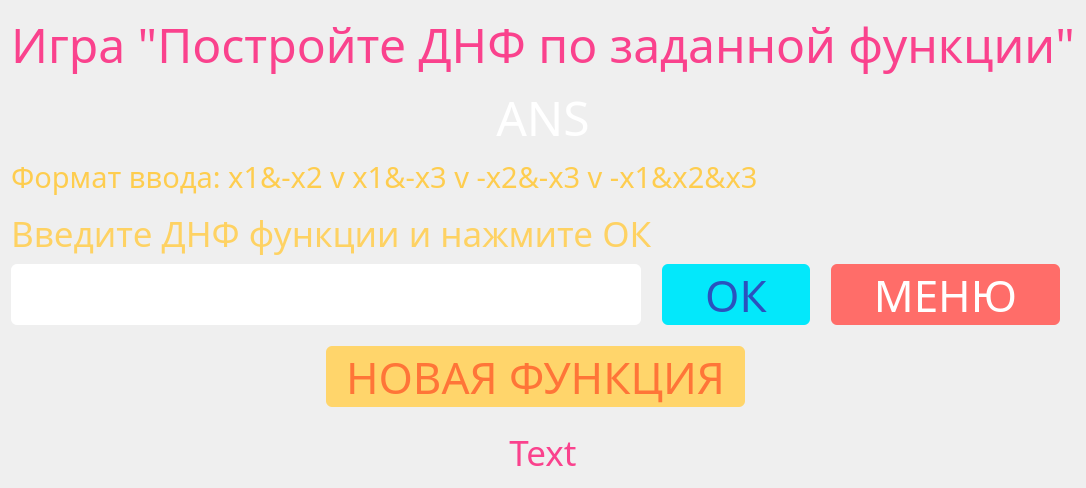
      <widget class="QWidget" name="page_6">
       <property name="styleSheet">
        <string notr="true">#page_6 {
background-color: #18011b;
color: #fff;
background-image: url(:/images/1.png)
}

#lineEdit_6input{
display: inline-block;	
	box-sizing: border-box;
	padding: 0 20px;
	margin: 0 15px 15px 0;
	outline: none;
	border: none;  
	border-radius: 6px;
	height: 40px;
	line-height: 40px;
	color: #18011b;
}

#label_6function{
 color: #fff;
}

#label_6_ans{
	color: #fa428d
}

QPushButton {
    display: inline-block;	
	box-sizing: border-box;
	padding: 0 20px;
	margin: 0 15px 15px 0;
	outline: none;
	border: none;  
	border-radius: 6px;
	color: #2a52be;
	background-color: #03e8fb;
	cursor: pointer;
	user-select: none;
	appearance: none;
	touch-action: manipulation;
}

QPushButton:hover {
  background-color: #ffd56b;
  color: #ff7538;
}

QPushButton:pressed {
	background-color: #AAAAAA;
    color: #fff;
}

QPushButton:enabled {
	pointer-events: none;
	opacity: 0;
}

QPushButton#pushButton_backtomenu6{
  background-color: #ff6d69;
  color: #fff;
}
QPushButton#pushButton_backtomenu6:hover{
  background-color: #ff3c36;
}
QPushButton#pushButton_backtomenu6:hover:pressed {
	background-color: #AAAAAA;
    color: #fff;
}
QPushButton#pushButton{
  background-color: #fa428d;
  color: #fff;
} 
QPushButton#restart6:enabled{
   background-color: #ffd56b;
   color: #ff7538;
}
QPushButton#restart6:enabled:hover {
	background-color: #AAAAAA;
    color: #fff;
}</string>
       </property>
       <layout class="QVBoxLayout" name="verticalLayout_8">
        <item>
         <widget class="QLabel" name="label_10">
          <property name="sizePolicy">
           <sizepolicy hsizetype="Preferred" vsizetype="Maximum">
            <horstretch>0</horstretch>
            <verstretch>0</verstretch>
           </sizepolicy>
          </property>
          <property name="font">
           <font>
            <family>XDRA Heavy</family>
            <pointsize>36</pointsize>
           </font>
          </property>
          <property name="text">
           <string>&lt;html&gt;&lt;head/&gt;&lt;body&gt;&lt;p&gt;&lt;span style=&quot; color:#fa428d;&quot;&gt;Игра &amp;quot;Постройте ДНФ по заданной функции&amp;quot;&lt;/span&gt;&lt;/p&gt;&lt;/body&gt;&lt;/html&gt;</string>
          </property>
          <property name="alignment">
           <set>Qt::AlignCenter</set>
          </property>
         </widget>
        </item>
        <item>
         <widget class="QLabel" name="label_6function">
          <property name="sizePolicy">
           <sizepolicy hsizetype="Preferred" vsizetype="Preferred">
            <horstretch>0</horstretch>
            <verstretch>0</verstretch>
           </sizepolicy>
          </property>
          <property name="font">
           <font>
            <family>XDRA Heavy</family>
            <pointsize>36</pointsize>
           </font>
          </property>
          <property name="text">
           <string>ANS</string>
          </property>
          <property name="alignment">
           <set>Qt::AlignCenter</set>
          </property>
         </widget>
        </item>
        <item>
         <widget class="QLabel" name="label_4">
          <property name="sizePolicy">
           <sizepolicy hsizetype="Preferred" vsizetype="Maximum">
            <horstretch>0</horstretch>
            <verstretch>0</verstretch>
           </sizepolicy>
          </property>
          <property name="font">
           <font>
            <family>XDRA Heavy</family>
            <pointsize>26</pointsize>
           </font>
          </property>
          <property name="text">
           <string>&lt;html&gt;&lt;head/&gt;&lt;body&gt;&lt;p&gt;&lt;span style=&quot; font-size:22pt; color:#fecd4f;&quot;&gt;Формат ввода: x1&amp;amp;-x2 v x1&amp;amp;-x3 v -x2&amp;amp;-x3 v -x1&amp;amp;x2&amp;amp;x3&lt;/span&gt;&lt;/p&gt;&lt;p&gt;&lt;span style=&quot; font-size:26pt; color:#fed263;&quot;&gt;Введите ДНФ функции и нажмите ОК&lt;/span&gt;&lt;/p&gt;&lt;/body&gt;&lt;/html&gt;</string>
          </property>
         </widget>
        </item>
        <item>
         <layout class="QGridLayout" name="gridLayout_7">
          <property name="horizontalSpacing">
           <number>6</number>
          </property>
          <item row="0" column="1">
           <widget class="QPushButton" name="pushButton_start6">
            <property name="sizePolicy">
             <sizepolicy hsizetype="Maximum" vsizetype="Maximum">
              <horstretch>0</horstretch>
              <verstretch>0</verstretch>
             </sizepolicy>
            </property>
            <property name="font">
             <font>
              <family>XDRA Heavy</family>
              <pointsize>33</pointsize>
             </font>
            </property>
            <property name="text">
             <string>  ОК  </string>
            </property>
           </widget>
          </item>
          <item row="0" column="0">
           <widget class="QLineEdit" name="lineEdit_6input">
            <property name="sizePolicy">
             <sizepolicy hsizetype="Preferred" vsizetype="Preferred">
              <horstretch>0</horstretch>
              <verstretch>0</verstretch>
             </sizepolicy>
            </property>
            <property name="font">
             <font>
              <family>XDRA Heavy</family>
              <pointsize>24</pointsize>
             </font>
            </property>
           </widget>
          </item>
          <item row="0" column="2">
           <widget class="QPushButton" name="pushButton_backtomenu6">
            <property name="sizePolicy">
             <sizepolicy hsizetype="Maximum" vsizetype="Maximum">
              <horstretch>0</horstretch>
              <verstretch>0</verstretch>
             </sizepolicy>
            </property>
            <property name="font">
             <font>
              <family>XDRA Heavy</family>
              <pointsize>33</pointsize>
             </font>
            </property>
            <property name="text">
             <string>  МЕНЮ  </string>
            </property>
           </widget>
          </item>
         </layout>
        </item>
        <item alignment="Qt::AlignHCenter">
         <widget class="QPushButton" name="restart6">
          <property name="sizePolicy">
           <sizepolicy hsizetype="Maximum" vsizetype="Maximum">
            <horstretch>0</horstretch>
            <verstretch>0</verstretch>
           </sizepolicy>
          </property>
          <property name="font">
           <font>
            <family>XDRA Heavy</family>
            <pointsize>33</pointsize>
           </font>
          </property>
          <property name="text">
           <string>НОВАЯ ФУНКЦИЯ</string>
          </property>
         </widget>
        </item>
        <item>
         <widget class="QLabel" name="label_6_ans">
          <property name="sizePolicy">
           <sizepolicy hsizetype="Preferred" vsizetype="Maximum">
            <horstretch>0</horstretch>
            <verstretch>0</verstretch>
           </sizepolicy>
          </property>
          <property name="font">
           <font>
            <family>XDRA Heavy</family>
            <pointsize>26</pointsize>
           </font>
          </property>
          <property name="text">
           <string>Text</string>
          </property>
          <property name="alignment">
           <set>Qt::AlignCenter</set>
          </property>
         </widget>
        </item>
       </layout>
      </widget>
